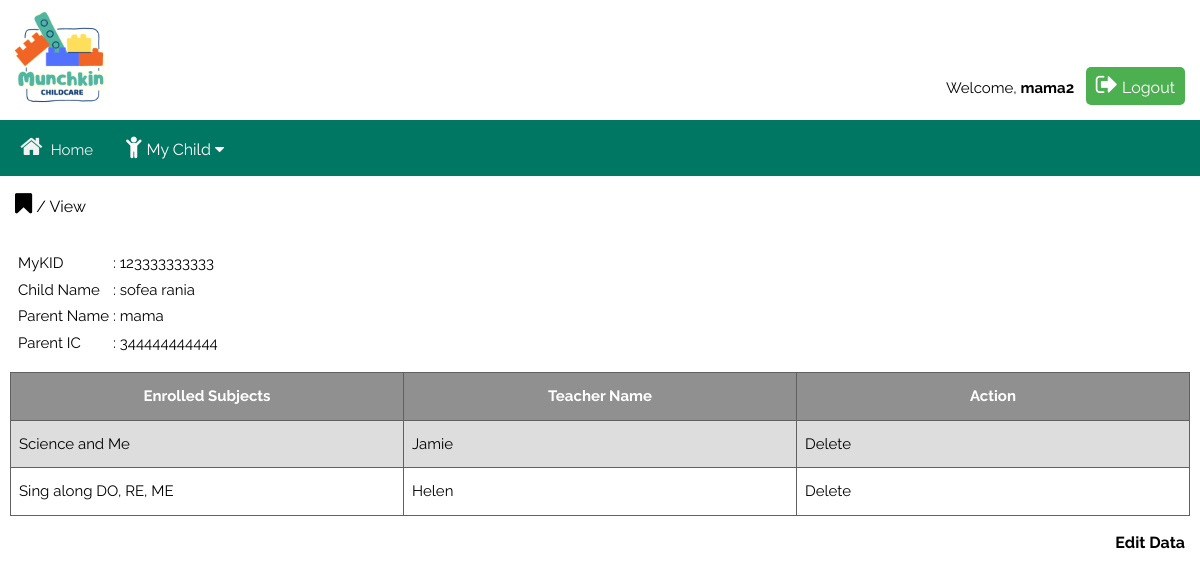
/parent/parentView.php (signed in), run on the app's committed database.
### tables this page shows
CREATE TABLE `child` (
  `myKID` varchar(15) NOT NULL,
  `childName` varchar(50) NOT NULL,
  `parentIC` varchar(15) NOT NULL,
  `gender` varchar(10) NOT NULL,
  `classID` int(11) NOT NULL
);

CREATE TABLE `parent` (
  `id` int(11) NOT NULL,
  `parentIC` varchar(15) NOT NULL,
  `parentName` varchar(50) NOT NULL,
  `parentAddress` varchar(100) NOT NULL,
  `contactNum` varchar(15) NOT NULL,
  `createdBy` varchar(50) NOT NULL,
  `createDate` date NOT NULL,
  `userID` int(11) NOT NULL
);

CREATE TABLE `subject_enroll` (
  `id` int(11) NOT NULL,
  `myKID` varchar(15) NOT NULL,
  `subjectID` int(11) NOT NULL
);

CREATE TABLE `subject` (
  `subjectID` int(11) NOT NULL,
  `subjectName` varchar(50) NOT NULL,
  `teacherID` int(11) NOT NULL,
  `subjectTeacher` varchar(50) NOT NULL
);

### parent/parentView.php (the view, shortened to what this page needs)
<?php
include_once("../include/config.php");
?>
<!DOCTYPE html>
<html>
<head>
    <link rel="stylesheet" type="text/css" href="../css/w3.css">
    <link rel="stylesheet" type="text/css" href="../css/mystyle.css">
    <link rel="stylesheet" href="https://cdnjs.cloudflare.com/ajax/libs/font-awesome/4.7.0/css/font-awesome.min.css">
</head>
<body>
    <div class="header">
        <div class="logo"></div>
        <div class="userAuth">
            <?php
            include("../include/userNav.php");
            ?>
        </div>
    </div>
    <nav class="topnav">
        <?php
        include("../include/topNav.php");
        ?>
    </nav>
    <div class="row">
        <p style="margin: 15px;"><i class="fa fa-bookmark" style="font-size:24px"></i> / View</p>
    </div>
<?php
$userID = $_SESSION["UID"];
$childrec = mysqli_query($conn, "SELECT child.childName, child.myKID, parent.parentName, parent.parentIC
FROM child, parent
WHERE parent.parentIC = child.parentIC AND parent.userID = $userID");
    if (!$childrec) {
        $error = mysqli_error($conn);
        echo "Error: $error";
    } else {
        if (mysqli_num_rows($childrec) >= 1) {
            while ($child_data = mysqli_fetch_array($childrec)) {
                $childName = $child_data['childName'];
                $myKID = $child_data['myKID'];
                $parentName = $child_data['parentName'];
                $parentIC = $child_data['parentIC'];
            }
        } else {
            header("location:parentAdd.php");
        }
    }
$subjetrec = mysqli_query($conn, "SELECT c.childName, s.subjectName, s.subjectTeacher,
se.id, s.subjectID
FROM child as c, subject as s, subject_enroll as se
WHERE c.myKID = $myKID AND c.myKId = se.myKID AND s.subjectID =  se.subjectID
ORDER BY se.subjectID ASC");
    ?>
    <div class="row" style="margin: 15px;">
        <table border="0">
            <tr>
                <td>MyKID</td>
                <td>:
                    <?php echo $myKID; ?>
                </td>
            </tr>
            <tr>
                <td>Child Name</td>
                <td>:
                    <?php echo $childName; ?>
                </td>
            </tr>
            <tr>
                <td>Parent Name</td>
                <td>:
                    <?php echo $parentName; ?>
                </td>
            </tr>
            <tr>
                <td>Parent IC</td>
                <td>:
                    <?php echo $parentIC; ?>
                </td>
            </tr>
        </table>
    </div>
    <div class="row" style="overflow-x:auto;">
        <table width="100%" id="carttable" style="margin: 0 10px 0 10px;>
    <tr id=" carttable tr">
            <th style="padding-top: 12px; padding-bottom: 12px; text-align: center; background-color: #909090; color: white;"
                width="15%">Enrolled Subjects</th>
            <th style="padding-top: 12px; padding-bottom: 12px; text-align: center; background-color: #909090; color: white;"
                width="15%">Teacher Name</th>
            <th style="padding-top: 12px; padding-bottom: 12px; text-align: center; background-color: #909090; color: white;"
                width="15%">Action</th>
            <?php
            while ($child_subject = mysqli_fetch_array($subjetrec)) {
                echo "<tr>";
                echo "<td>" . $child_subject['subjectName'] . "</td>";
                echo "<td>" . $child_subject['subjectTeacher'] . "</td>";
                echo "<td><a href='parentDelete.php?sid=$child_subject[subjectID]&id=$myKID'>Delete</a></td></tr>";
            }
            ?>
        </table>
    </div>
    <p style="margin: 15px;text-align: right;"><a href='parentEdit.php?id=<?= $myKID ?>'><strong>Edit Data</strong< /a>
    </p>
</body>
</html>

### include/userNav.php
<?php
if (isset($_SESSION["UID"])) {
	echo 'Welcome, <b>' . $_SESSION["userName"] . '</b> &nbsp;
	<button class="login-button" onclick="window.location.href = \'' . BASE_URL . '/userAuth/logout.php\'">
	  <i class="fa fa-sign-out" style="font-size:24px"></i> Logout
	</button>';
} else {
	echo '<button class="login-button" onclick="openLoginPopup()">
		<i class="fa fa-sign-in" style="font-size:24px" align="right"></i>&nbsp;&nbsp;Login</button>';
}
?>

### include/topNav.php
<?php
echo '<a href="' . BASE_URL . '/index.php">
		<i class="fa fa-fw fa-home" style="font-size:24px"></i> Home</a>';
if (isset($_SESSION["UID"]) && $_SESSION["userRoles"] == 1) {
	echo '<a href="' . BASE_URL . '/teacher/teacherDashboard.php">
			<i class="fa fa-table" style="font-size:24px"></i> Dashboard</a>';
	echo '<div class="dropdown">
    			<button class="dropbtn"><i class="fa fa-child" style="font-size:24px"></i>
					Manage <i class="fa fa-caret-down"></i></button>
    			<div class="dropdown-content">
					<a href="' . BASE_URL . '/teacher/viewSummary.php">Child Profile</a>
     				<a href="' . BASE_URL . '/teacher/attendance.php">Child Attendance</a>
    			</div>
  			</div>';
	echo '<div class="search-container">
			  <form action="' . BASE_URL . '/search.php" method="post">
				  <input type="text" placeholder="Search child name" name="search" required>
				  <button type="submit"><i class="fa fa-search"></i></button>
			  </form>
		  </div>';
}
else if (isset($_SESSION["UID"]) && $_SESSION["userRoles"] == 2) {
	echo '<div class="dropdown">
    			<button class="dropbtn"><i class="fa fa-child" style="font-size:24px"></i>
					My Child <i class="fa fa-caret-down"></i></button>
    			<div class="dropdown-content">
     				<a href="' . BASE_URL . '/parent/parentView.php">Manage</a>
      				<a href="#">Service 2</a>
      				<a href="#">Service 3</a>
    			</div>
  			</div>';
}
?>

### css/w3.css (style rules this page uses)
*,*:before,*:after { box-sizing:inherit }
html { -ms-text-size-adjust:100%;-webkit-text-size-adjust:100% }
body { margin:0 }
article,aside,details,figcaption,figure,footer,header,main,menu,nav,section { display:block }
a { background-color:transparent }
b,strong { font-weight:bolder }
button,input,select,textarea,optgroup { font:inherit;margin:0 }
button,input { overflow:visible }
button,select { text-transform:none }
button,[type=button],[type=reset],[type=submit] { -webkit-appearance:button }
html,body { font-family:Verdana,sans-serif;font-size:15px;line-height:1.5 }
html { overflow-x:hidden }
a { color:inherit }

### css/mystyle.css (style rules this page uses)
html { box-sizing: border-box }
*,*:before,*:after { box-sizing: inherit }
html { -ms-text-size-adjust: 100%; -webkit-text-size-adjust: 100% }
nav { display: block; }
body { font-family: "Raleway", sans-serif; background-color: white; margin:0; display: block; font-size: 15px; line-height: 1.5; }
p { font-size: 12pt; color: #000000; }
.logo { width: 100px; height: 100px; margin-right: 10px; background: url('../img/Munchkin.png') no-repeat center center; background-size: cover; }
.header { background-color: white; color: #000000; padding: 10px; display: flex; justify-content: space-between; align-items: flex-end; }
.row { display: flex; flex-wrap: wrap; }
.topnav { overflow: hidden; background-color: #007762; }
.topnav a { float: left; display: block; color: #f2f2f2; text-align: center; padding: 14px 16px; text-decoration: none; }
a:link { text-decoration: none; }
#carttable { font-family: "Raleway", sans-serif; border-collapse: collapse; width: 100%; }
#carttable td, #carttable th { border: 1px solid #616161; padding: 8px; }
#carttable tr:nth-child(even) { background-color: #ddd; }
#carttable th { padding-top: 12px; padding-bottom: 12px; text-align: left; background-color: #909090; color: white; }
#carttable td { padding-top: 12px; padding-bottom: 12px; text-align: left; color: black; }
.userAuth { text-align: right; padding: 0px 5px 5px; }
.login-button { background-color: #4caf50; color: #fff; padding: 5px 10px; border: none; border-radius: 5px; cursor: pointer; font-size: 16px; }
.dropdown { float: left; overflow: hidden; }
.dropdown .dropbtn { font-size: 16px; border: none; outline: none; color: #FFFFFF; background-color: inherit; margin: 0; padding: 14px 16px; cursor: pointer; }

### data on the page
child: myKID "123333333333", childName "sofea rania", parentIC.parentName "mama", parentIC.parentIC "344444444444"
subject_enroll: subjectID.subjectName "Science and Me", subjectID.subjectTeacher "Jamie"
subject_enroll: subjectID.subjectName "Sing along DO, RE, ME", subjectID.subjectTeacher "Helen"

### other printed values
$_SESSION["userName"] "mama2"
